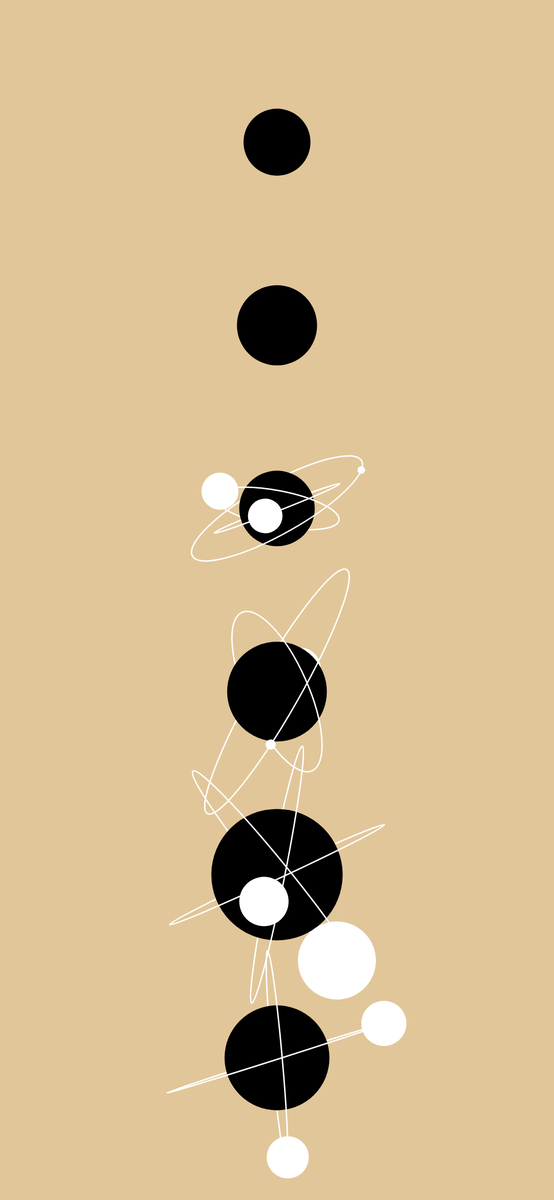
Frame 1 (no input)
Frame 60 (no input): identical to frame 1, image omitted
Frame 120 (the mouse pressed at the canvas centre since frame 60): identical to frame 1, image omitted

The p5.js sketch that drew this single still picture (run headless with seeded random() and noise() and a simulated clock; from frame 60 on, the mouse is pressed at the canvas centre):

// p5.js sketch
// ── sketch.js
function setup() {
	createCanvas(1170, 2532);
	let backColor = color(225, 198, 153);
	background(backColor);

	var vOffset = 300;
	let activeHeight = height - vOffset * 2;

	let planets = floor(random(5, 7));

	for (let y = 0; y < planets; y++) {
		//planet itself
		fill(0);
		let rad = random(100, 300);
		let surrounder = random(0, 6);
		let yAmount = vOffset + ((y + 0) * activeHeight) / (planets - 1);
		let orbits = [];

		if (surrounder < 3) {
			for (let i = 0; i < random(1, 3); i++) {
				orbits.push(new orbit(rad));
			}
		}

		translate(width / 2, yAmount);
		for (let i = 0; i < orbits.length; i++) {
			orb = orbits[i];
			halfEllipse(orb, 0);
		}
		for (let i = 0; i < orbits.length; i++) {
			orb = orbits[i];
			if (orb.moonLoc > PI) {
				drawMoon(orb);
			}
		}
		translate(-width / 2, -yAmount);

		noStroke();
		fill(0);
		circle(width / 2, yAmount, rad);

		// ring
		if (false) {
			noStroke();
			translate(width / 2, yAmount);
			rotate(HALF_PI / 3);
			for (let factor = 1; factor > 0.5; factor -= 0.1) {
				// noFill();
				// strokeWeight(30);
				fill(random(255));
				// stroke(155);
				arc(
					0,
					0,
					2 * rad * 1.1 * factor,
					2 * rad * 0.3 * factor,
					0,
					PI,
					OPEN
				);
				factor -= random(0, 0.1);
			}
			fill(backColor);
			arc(0, 0, rad * 1.3, rad * 0.3, 0, PI, OPEN);
			fill(0);
			arc(0, 0, rad, rad * 2 * 0.1, 0, PI, OPEN);

			stroke(backColor);
			strokeWeight(0.3);
			line(-rad * 0.65, 0, rad * 0.65, 0);

			stroke(0);
			strokeWeight(0.5);
			line(-rad / 2, 0, rad / 2, 0);

			rotate(-HALF_PI / 3);
			translate(-width / 2, -yAmount);
		}
		// Planetary arc
		else if (surrounder < 3) {
			// let rotAmount = random(PI);
			translate(width / 2, yAmount);
			for (let i = 0; i < orbits.length; i++) {
				orb = orbits[i];
				halfEllipse(orb, 1);
			}

			for (let i = 0; i < orbits.length; i++) {
				orb = orbits[i];
				if (orb.moonLoc < PI) {
					drawMoon(orb);
				}
			}

			translate(-width / 2, -yAmount);
		}

		// translate(width / 2, height / 2);
	}

	// translate(500, 500);
}

function halfEllipse(orb, backHalf) {
	noFill();
	stroke(255);
	strokeWeight(3);
	rotate(orb.rotation);
	arc(0, 0, orb.xSize, orb.ySize, PI * backHalf, PI * (backHalf + 1));
	rotate(-orb.rotation);
}

function drawMoon(orb) {
	noStroke();
	fill(255);
	rotate(orb.rotation);
	circle(
		(orb.xSize * sin(orb.moonLoc)) / 2,
		(orb.ySize * cos(orb.moonLoc)) / 2,
		orb.moonSize
	);
	rotate(-orb.rotation);
}

function draw() {
	// background(220);
}

class orbit {
	constructor(coreRadius) {
		this.xSize = random(coreRadius * 1.2, coreRadius * 3);
		this.ySize = random(coreRadius);
		this.moonLoc = random(TWO_PI);
		this.moonSize = random(10, coreRadius * 0.6);
		this.moonColor = 200;
		this.rotation = random(PI);
	}
}

class planet {
	constructor(height) {
		this.y = height;
		this.orbits = generateOrbits(random(1, 3));
	}

	generateOrbits(numOrbits) {
		let surrounder = random(3);
		let orbits = [];
		let rad = random(100, 300);

		if (surrounder < 3) {
			for (let i = 0; i < numOrbits; i++) {
				orbits.push(new orbit(rad));
			}
		}

		return orbits;
	}
}
